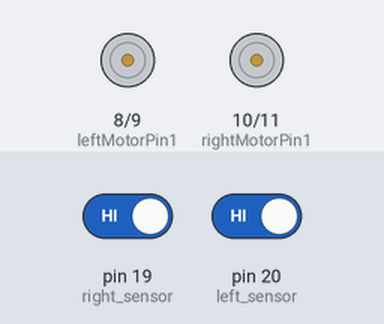
Recording of a program running on a simulated Arduino Mega 2560, built with avr-gcc and run on an emulated ATmega2560. On the bench: motor-driver pin pairs drawn as motors (green arrow = first pin HIGH = forward, orange = second pin HIGH = backward, longer = more drive, scaled by the enable pin). The inputs (shaded band) are chosen by the test bench; at power-on: pin 19 (right_sensor) HIGH, pin 20 (left_sensor) HIGH.

Above: at 1.2 s.
1.3 s: pin 19 (right_sensor) driven LOW
At 1.9 s:
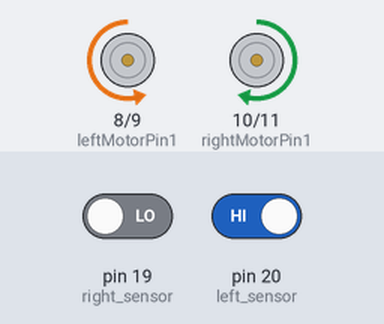
2.8 s: pin 20 (left_sensor) driven LOW
At 4.0 s:
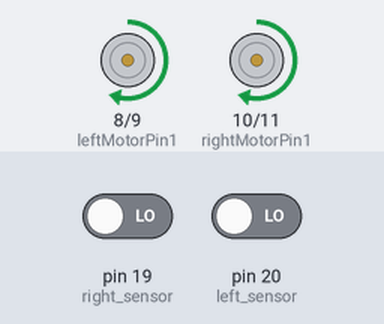
4.3 s: pin 19 (right_sensor) driven HIGH
At 5.3 s:
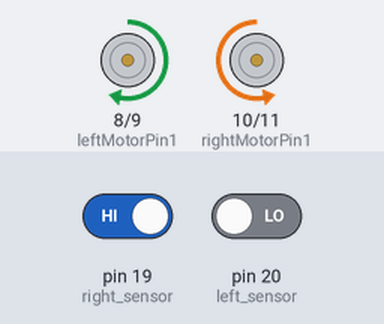
Timing chart, 0 to 7.3 s (numbered marks = the images above; inputs shaded):
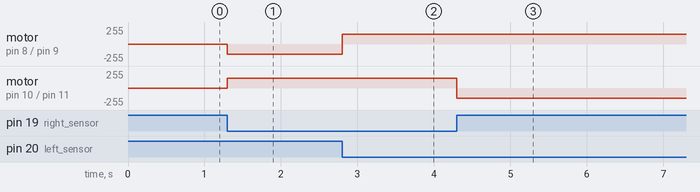

The program:

main.cpp
```cpp
#include <Arduino.h>
#define MOTOR_SPEED 150

// IR Sensor. Normally LOW, HIGH when detects black line
#define right_sensor 19
#define left_sensor 20

// Motor Driver
#define enableLeftMotor 4
#define enableRightMotor 5

//Left motor
int leftMotorPin1=8;
int leftMotorPin2=9;

//Right motor
int rightMotorPin1=10;
int rightMotorPin2=11;

void rotateMotor(int rightMotorSpeed, int leftMotorSpeed);

//******* alt code
// #include "MobilePlatform.h"

// MobilePlatform platform(19, 20, 10, 11, 8, 9, 5, 4);


void setup()
{
  //******* alt code
  // platform.setup();

  Serial.begin(9600);
  pinMode(right_sensor, INPUT);
  pinMode(left_sensor, INPUT);

  //The problem with TT gear motoLOWrs is that, at very low pwm value it does not even rotate.
  //If we increase the PWM value then it rotates faster and our robot is not controlled in that speed and goes out of line.
  //For that we need to increase the frequency of analogWrite.
  //Below line is important to change the frequency of PWM signal on pin D5 and D6
  //Because of this, motor runs in controlled manner (lower speed) at high PWM value.
  //This sets frequecny as 7812.5 hz.
  TCCR0B = TCCR0B & (B11111000 | B00000010) ;

  // put your setup code here, to run once:
  pinMode(enableLeftMotor, OUTPUT);
  pinMode(rightMotorPin1, OUTPUT);
  pinMode(rightMotorPin2, OUTPUT);

  pinMode(enableRightMotor, OUTPUT);
  pinMode(leftMotorPin1, OUTPUT);
  pinMode(leftMotorPin2, OUTPUT);

  rotateMotor(0,0);
  // Start motor
  // analogWrite(enableLeftMotor, MOTOR_SPEED);
  // analogWrite(enableRightMotor, MOTOR_SPEED);

}

void loop()
{
  // platform.loop();
  //******* alt code

  // Forward
  // digitalWrite(rightMotorPin1,HIGH);
  // digitalWrite(rightMotorPin2,LOW);
  // digitalWrite(leftMotorPin1,HIGH);
  // digitalWrite(leftMotorPin2,LOW);
  // IR Sensor. Normally LOW, HIGH when detects black line
  if (digitalRead(right_sensor) == 0 && digitalRead(left_sensor) == 0)
  {
    // Serial.println("Forward");
    rotateMotor(MOTOR_SPEED,MOTOR_SPEED);

  }
  else if (digitalRead(right_sensor) == 0 && digitalRead(left_sensor) == 1)
  {
    // Serial.println("Right");
    rotateMotor(MOTOR_SPEED, -MOTOR_SPEED);
  }
  else if (digitalRead(right_sensor) == 1 && digitalRead(left_sensor) == 0)
  {
    // Serial.println("Left");
    rotateMotor(-MOTOR_SPEED, MOTOR_SPEED);
  }
  else
  {
    // Serial.println("Stop");
    rotateMotor(0,0);
  }
  // Serial.println("Right: " + String(digitalRead(right_sensor)));
  // Serial.println("Left: " + String(digitalRead(left_sensor)));
  // // Serial.println("Left: " + String(digitalRead(left_sensor)));
  // Serial.println(" ");
}

void rotateMotor(int rightMotorSpeed, int leftMotorSpeed)
{

  if (rightMotorSpeed < 0)
  {
    digitalWrite(rightMotorPin1,LOW);
    digitalWrite(rightMotorPin2,HIGH);
  }
  else if (rightMotorSpeed > 0)
  {
    digitalWrite(rightMotorPin1,HIGH);
    digitalWrite(rightMotorPin2,LOW);
  }
  else
  {
    digitalWrite(rightMotorPin1,LOW);
    digitalWrite(rightMotorPin2,LOW);
  }

  if (leftMotorSpeed < 0)
  {
    digitalWrite(leftMotorPin1,LOW);
    digitalWrite(leftMotorPin2,HIGH);
  }
  else if (leftMotorSpeed > 0)
  {
    digitalWrite(leftMotorPin1,HIGH);
    digitalWrite(leftMotorPin2,LOW);
  }
  else
  {
    digitalWrite(leftMotorPin1,LOW);
    digitalWrite(leftMotorPin2,LOW);
  }
  analogWrite(enableRightMotor, abs(rightMotorSpeed));
  analogWrite(enableLeftMotor, abs(leftMotorSpeed));
}
```

Measured:
- after the input at 1.3 s, motor on pin 8 (leftMotorPin1) / pin 9 (leftMotorPin2): stopped → backward 150/255 at once; motor on pin 10 (rightMotorPin1) / pin 11 (rightMotorPin2): stopped → forward 150/255 at once
- after the input at 2.8 s, motor on pin 8 (leftMotorPin1) / pin 9 (leftMotorPin2): backward 150/255 → forward 150/255 at once
- after the input at 4.3 s, motor on pin 10 (rightMotorPin1) / pin 11 (rightMotorPin2): forward 150/255 → backward 150/255 at once
